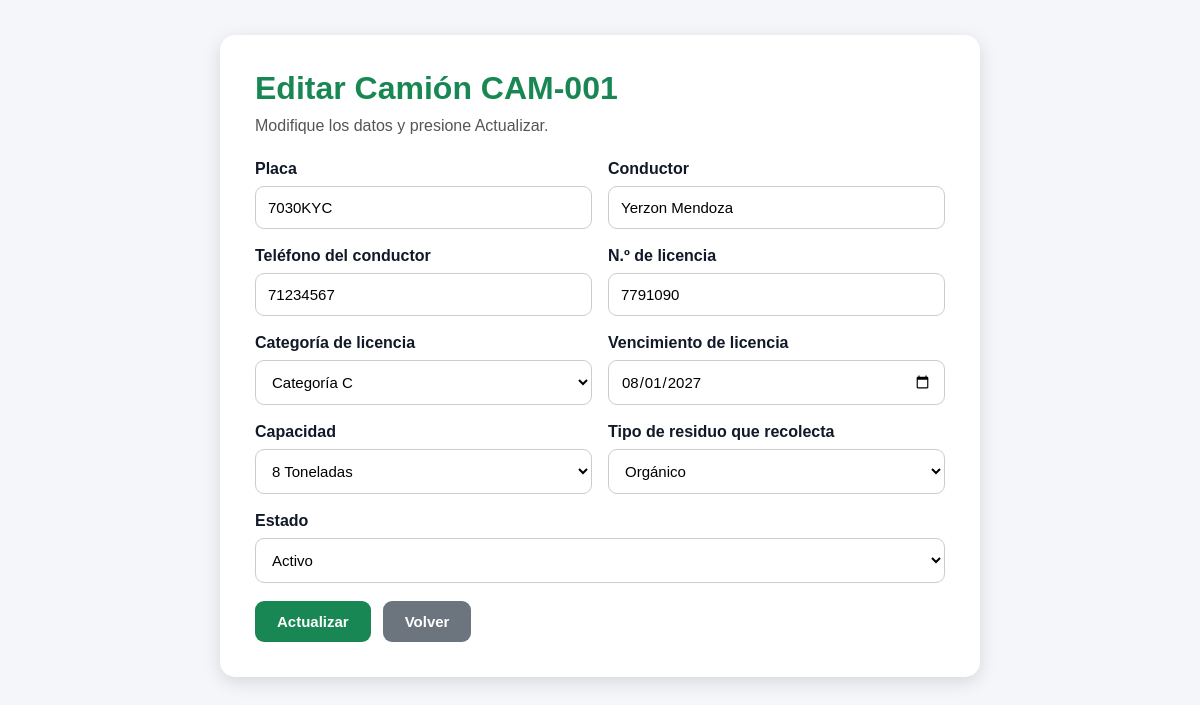
Screenshot of /camiones/editar-camion.php?id=1 (signed in) with the database file from the repository.
### tables this page shows
CREATE TABLE camiones (
    id INT AUTO_INCREMENT PRIMARY KEY,
    codigo VARCHAR(20) NULL,
    placa VARCHAR(20) NOT NULL UNIQUE,
    conductor VARCHAR(100) NOT NULL,
    telefono_conductor VARCHAR(20) NULL,
    licencia VARCHAR(30) NULL,
    categoria_licencia VARCHAR(5) NULL,
    vencimiento_licencia DATE NULL,
    capacidad VARCHAR(30) NOT NULL,
    tipo_residuo VARCHAR(30) NOT NULL,
    estado VARCHAR(30) NOT NULL DEFAULT 'Activo',
    fecha_registro DATETIME DEFAULT CURRENT_TIMESTAMP
);

### includes/funciones.php (called while the page is built, shortened)
<?php
function e($texto)
{
    return htmlspecialchars((string)$texto, ENT_QUOTES, 'UTF-8');
}
function consulta($conexion, $sql, $tipos = "", $params = [])
{
    $stmt = $conexion->prepare($sql);
    if ($tipos !== "") {
        $stmt->bind_param($tipos, ...$params);
    }
    if (!$stmt->execute()) {
        return false;
    }
    $res = $stmt->get_result();
    return $res === false ? true : $res;
}
function tipos_residuo()
{
    return ["Orgánico", "Plástico", "Papel/Cartón", "Vidrio"];
}

### camiones/_form-camion.php (the view, shortened to what this page needs)
<?php
$c = $c ?? ['placa' => '', 'conductor' => '', 'telefono_conductor' => '', 'licencia' => '', 'categoria_licencia' => '', 'vencimiento_licencia' => '', 'capacidad' => '', 'tipo_residuo' => '', 'estado' => 'Activo'];
?>
<div class="fila-2">
    <div><label>Placa</label><input type="text" name="placa" placeholder="Ej: 1234-ABC" required value="<?= e($c['placa']) ?>"></div>
    <div><label>Conductor</label><input type="text" name="conductor" placeholder="Ej: Juan Pérez" required value="<?= e($c['conductor']) ?>"></div>
</div>
<div class="fila-2">
    <div><label>Teléfono del conductor</label><input type="text" name="telefono_conductor" placeholder="Ej: 71234567" value="<?= e($c['telefono_conductor']) ?>"></div>
    <div><label>N.º de licencia</label><input type="text" name="licencia" placeholder="Ej: 7791090" value="<?= e($c['licencia']) ?>"></div>
</div>
<div class="fila-2">
    <div><label>Categoría de licencia</label>
        <select name="categoria_licencia">
            <?php foreach (['A', 'B', 'C', 'M'] as $k) { ?><option value="<?= $k ?>" <?= $c['categoria_licencia'] === $k ? 'selected' : '' ?>>Categoría <?= $k ?></option><?php } ?>
        </select></div>
    <div><label>Vencimiento de licencia</label><input type="date" name="vencimiento_licencia" value="<?= e($c['vencimiento_licencia']) ?>"></div>
</div>
<div class="fila-2">
    <div><label>Capacidad</label>
        <select name="capacidad" required>
            <?php foreach ([2, 4, 6, 8, 10, 12, 15] as $t) { $v = "$t Toneladas"; ?><option <?= $c['capacidad'] === $v ? 'selected' : '' ?>><?= $v ?></option><?php } ?>
        </select></div>
    <div><label>Tipo de residuo que recolecta</label>
        <select name="tipo_residuo" required>
            <?php foreach (tipos_residuo() as $t) { ?><option <?= $c['tipo_residuo'] === $t ? 'selected' : '' ?>><?= $t ?></option><?php } ?>
        </select></div>
</div>
<label>Estado</label>
<select name="estado" required>
    <?php foreach (['Activo', 'En ruta', 'Mantenimiento', 'Fuera de servicio'] as $s) { ?><option <?= $c['estado'] === $s ? 'selected' : '' ?>><?= $s ?></option><?php } ?>
</select>

### camiones/editar-camion.php (shortened to what this page needs)
<?php
require_once __DIR__ . '/../includes/auth.php';
$id = intval($_GET['id'] ?? 0);
$res = consulta($conexion, "SELECT * FROM camiones WHERE id=?", "i", [$id]);
$c = ($res && $res !== true) ? $res->fetch_assoc() : null;
?>
<!DOCTYPE html>
<html lang="es">
<head>
    <link rel="stylesheet" href="../assets/css/estilos.css">
</head>
<body class="pagina">
    <div class="caja">
        <h1>Editar Camión <?= e($c['codigo']) ?></h1>
        <p class="subtitulo">Modifique los datos y presione Actualizar.</p>
        <form method="POST">
            <?php include __DIR__ . '/_form-camion.php'; ?>
            <div class="botones">
                <button type="submit" name="actualizar">Actualizar</button>
                <a href="listar-camiones.php" class="btn gris">Volver</a>
            </div>
        </form>
    </div>
</body>
</html>

### assets/css/estilos.css (style rules this page uses)
* { margin: 0; padding: 0; box-sizing: border-box; font-family: Arial, sans-serif; }
body { background: #f4f6f9; color: #111827; }
body.pagina { padding: 35px; }
.caja { max-width: 760px; margin: auto; background: white; padding: 35px; border-radius: 15px; box-shadow: 0 5px 18px rgba(0, 0, 0, 0.12); }
h1 { color: #198754; margin-bottom: 10px; }
.subtitulo { color: #555; margin-bottom: 25px; }
label { font-weight: bold; margin-bottom: 8px; display: block; }
input, select, textarea { width: 100%; padding: 12px; margin-bottom: 18px; border: 1px solid #ccc; border-radius: 9px; font-size: 15px; background: white; }
.fila-2 { display: grid; grid-template-columns: 1fr 1fr; gap: 16px; }
.botones { display: flex; gap: 12px; flex-wrap: wrap; }
button, .btn { border: none; padding: 12px 22px; border-radius: 9px; font-weight: bold; cursor: pointer; text-decoration: none; font-size: 15px; display: inline-block; color: white; background: #198754; }
.btn.gris, .volver { background: #6c757d; color: white; }

### rows the page displays
camiones: codigo "CAM-001", placa "7030KYC", conductor "Yerzon Mendoza", telefono_conductor "71234567", licencia "7791090", categoria_licencia "Categoría C", vencimiento_licencia "08/01/2027", capacidad "8 Toneladas", tipo_residuo "Orgánico", estado "Activo"
